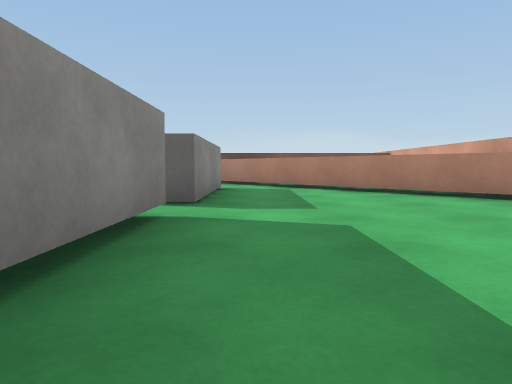
[1] (above)

21 first-person views from a walk through a Unity game level. The camera is 0.55 m above the floor, tilts 4° down and sees 70° across. The floor is counted in squares, 1 m on a side. Each view is taken from the middle of a square. On the plan, view 1 faces up. The plan holds only what a view shows up to about 9 squares ahead; the rest is blank. Surface patterns are stand-ins for the level's own textures.

[2]
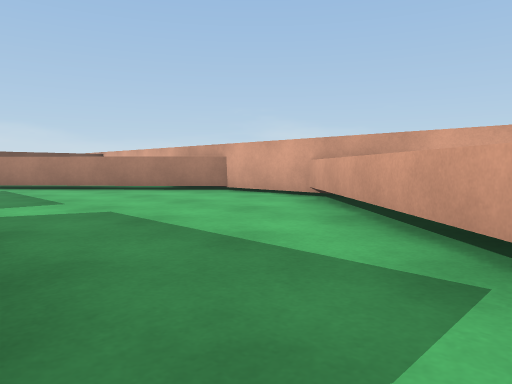

[3]
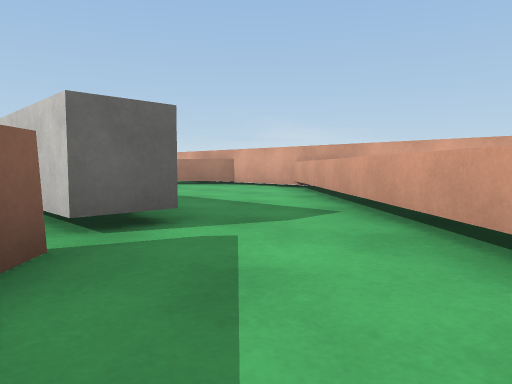

[4]
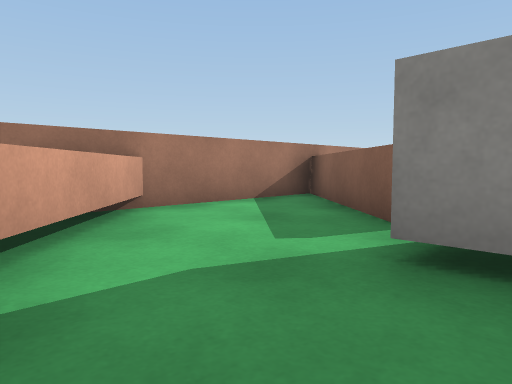

[5]
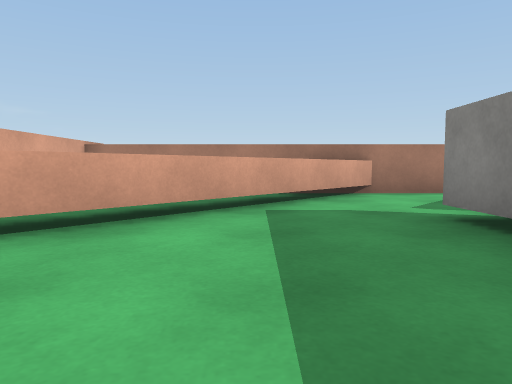

[6]
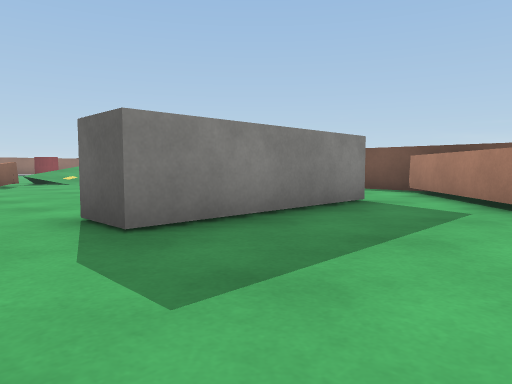

[7]
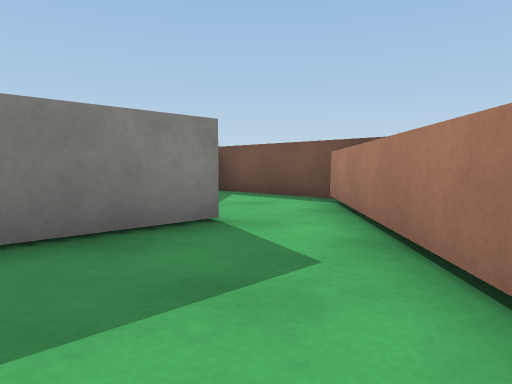

[8]
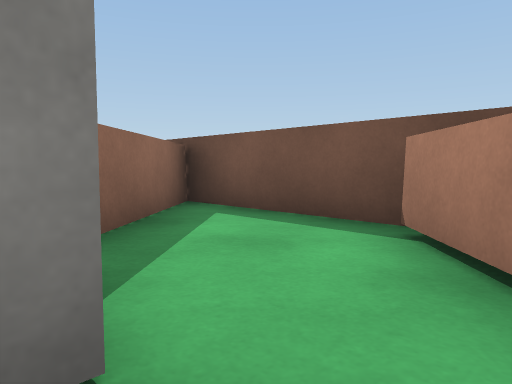

[9]
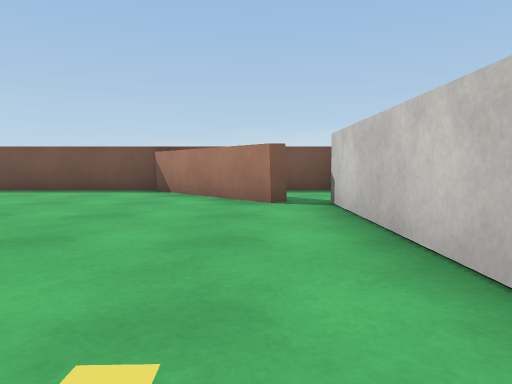

[10]
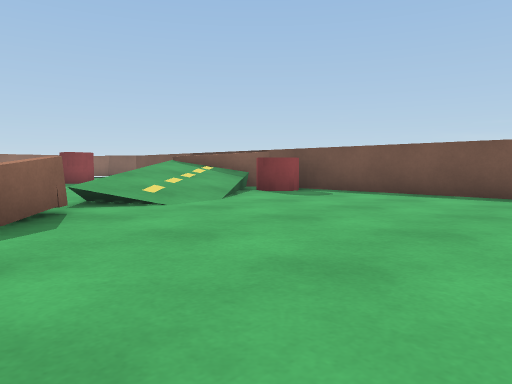

[11]
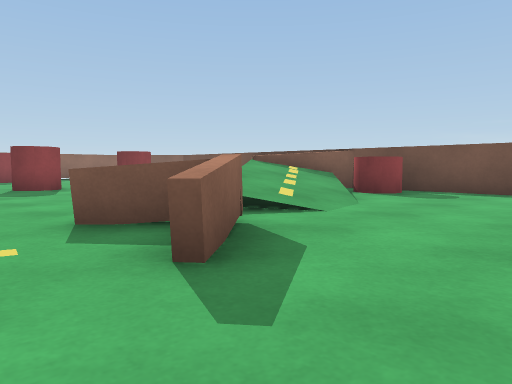

[12]
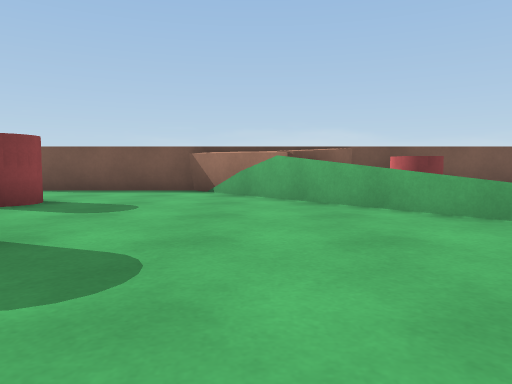

[13]
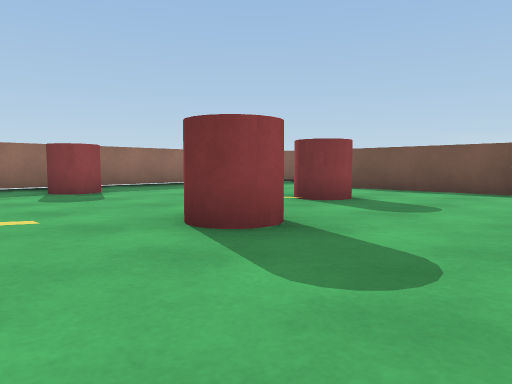

[14]
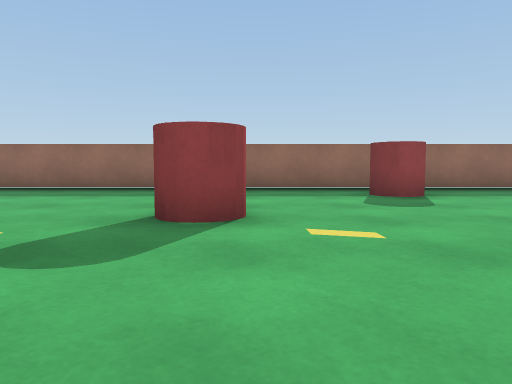

[15]
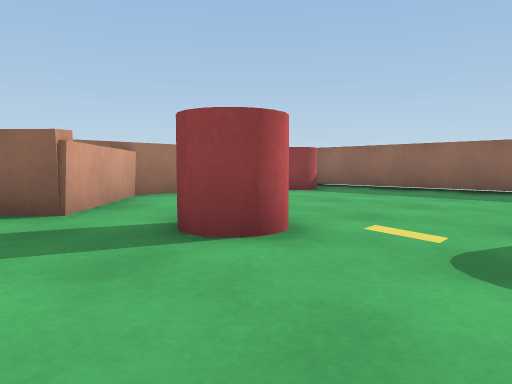

[16]
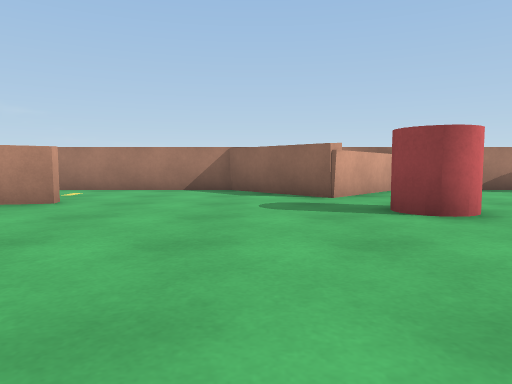

[17]
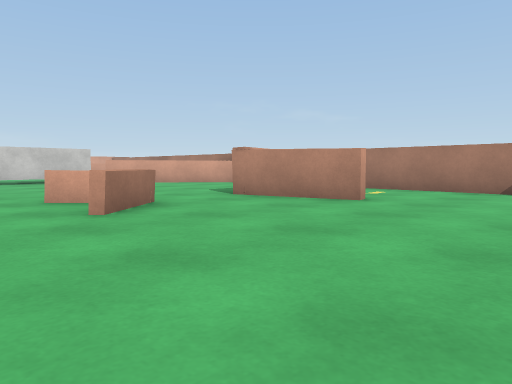

[18]
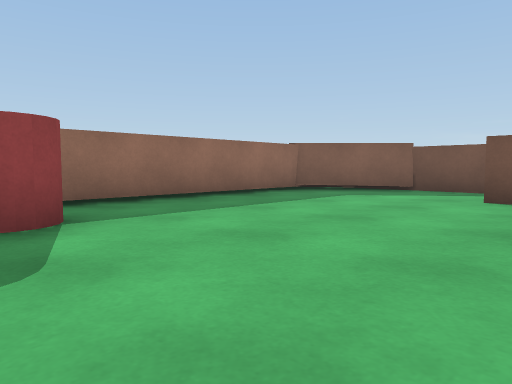

[19]
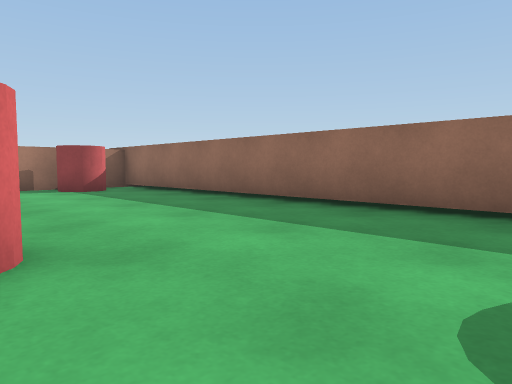

[20]
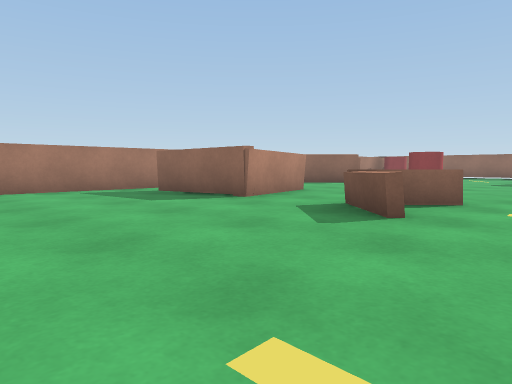

[21]
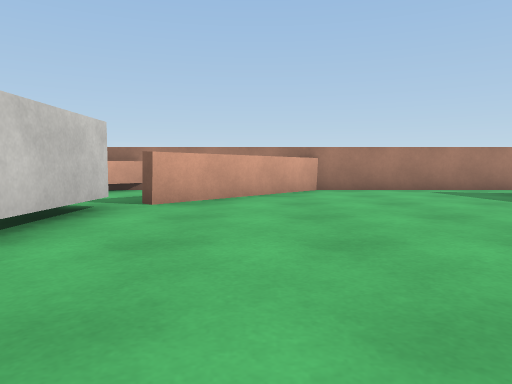

### Floor plan
Key: @ floor where view 1 was taken; # wall or solid block; x gap in a wall; . floor; / step, stairs or slope; = window, fence, low wall or low ledge; ^ raised ledge; C red cylinder.
Columns run from 24 left of view 1 to 5 right of it. Each row starts with its distance up from view 1.
 15   ###
 14  ##..
 13 ##...#####    #########
 12 #........## ^x.....#...##
 11 #.........#^/CC....##...##
 10 #.....C....///......##...#
  9 #.....CC....///.......##.##
  8 #...........///.......##..##
  7 #.C....C.....=/.......##...###
  6 #.C....C.....###......##....##
  5 #............................#
  4 #....C................ #.....#
  3 #....C.......===...... #.....#
  2 #.............=.......##....^#
  1 #......C..............##...^ #
  0 #......C....###......###@.^^.#
 -1 #.............#.....##...^^. #
 -2 #.C....##.....#.... #...^^.  #
 -3  .C...####.........^...^^.   #
 -4   #####  ####################

Positions as (right, up) in squares from view 1, and headings:
1: (0, 0), facing up
2: (-1, -1), facing up-right
3: (-3, -3), facing up-right
4: (1, 1), facing down-left
5: (1, 4), facing down
6: (2, 4), facing up-left
7: (2, 7), facing up-left
8: (0, 9), facing up-left
9: (-3, 4), facing up
10: (-5, 5), facing up-left
11: (-7, 4), facing up-left
12: (-14, 4), facing up
13: (-14, 4), facing up-left
14: (-15, 4), facing left
15: (-15, 3), facing down-left
16: (-15, 5), facing down
17: (-15, 5), facing down-right
18: (-18, 6), facing up-left
19: (-19, 6), facing down-left
20: (-5, 5), facing down-left
21: (-4, 5), facing down
